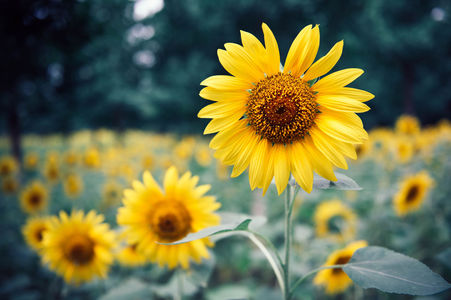
#> input picture day-088/cat.png, 451 x 300 px
$ python image-point.py
#> lines starting #> are read from the running program, lines starting #| are printed output that depends on the picture; after the words box and inside, x2 and y2 are one past the last pixel; in counts of white or black regions, pixels touching at a corner belong together
#!/usr/bin/env python3
# -*- coding: utf-8 -*-
"""
@author: 闲欢
"""
from PIL import Image

im = Image.open('cat.png')
#> im is the input picture: PIL image 451x300 RGB; mean R, G, B 110.1, 111.2, 69.8

# 调整灰色图像的对比度
im_point=im.convert('L').point(lambda i: i < 80 and 255)
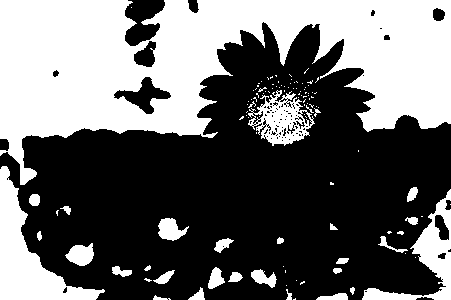
#> im_point: PIL image 451x300 L; 41.5% white; 114 white regions (84 under 20 px), largest, box (x1, y1, x2, y2) and area: (0, 0, 451, 185) 43960, (0, 166, 105, 300) 4675, (362, 189, 451, 300) 2449
im_point.show()

source = im.split()
# 三通道分别处理对比度（当像素值小于80时，将其调整为255，相当于）
band_r = source[0].point(lambda i: i < 80 and 255)
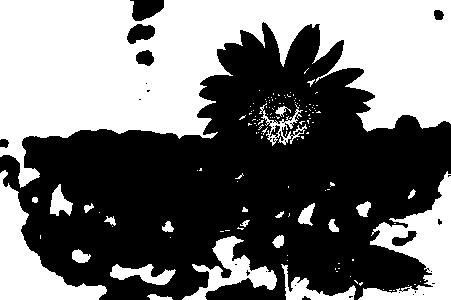
#> band_r: PIL image 451x300 L; 45.4% white; 135 white regions (111 under 20 px), largest, box (x1, y1, x2, y2) and area: (0, 0, 451, 188) 45620, (358, 171, 451, 300) 4902, (0, 170, 107, 300) 4760
band_g = source[1].point(lambda i: i < 80 and 255)
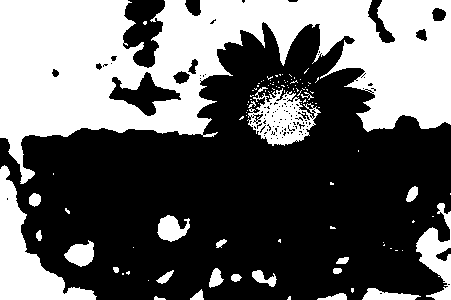
#> band_g: PIL image 451x300 L; 39.3% white; 107 white regions (84 under 20 px), largest, box (x1, y1, x2, y2) and area: (0, 0, 451, 184) 41881, (0, 165, 97, 300) 4477, (247, 87, 321, 146) 2171
band_b = source[2].point(lambda i: i < 80 and 255)
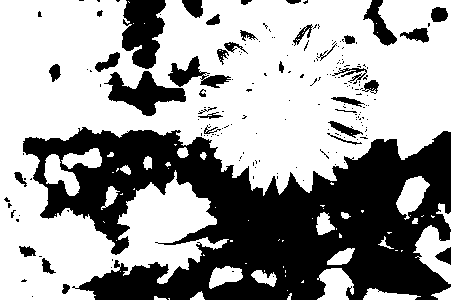
#> band_b: PIL image 451x300 L; 62.1% white; 188 black regions (152 under 20 px), largest, box (x1, y1, x2, y2) and area: (23, 127, 451, 300) 42199, (122, 0, 166, 69) 2180, (104, 71, 186, 116) 1692
band_r.show()
band_g.show()
band_b.show()
